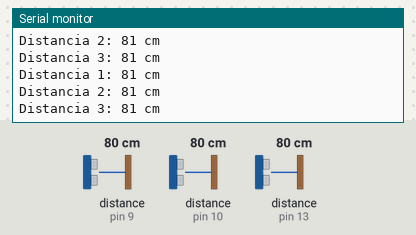
Simulated run of this sketch. Board: Arduino Uno, built with avr-gcc and run on an emulated ATmega328P. Shown: the last lines printed to the serial monitor. The inputs (shaded band) are chosen by the test bench; at power-on: distance to the obstacle (sensors on pin 9, pin 10, pin 13) 80 cm. The echo pulse lasts 58.3 µs per cm.

Above: at 1.4 s.
1.5 s: distance to the obstacle (sensor on pin 9) set to 2 cm
At 2.2 s:
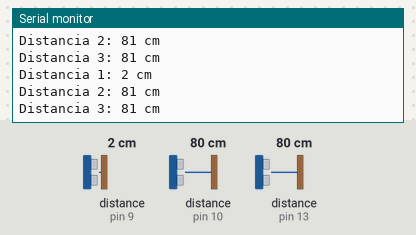
3.0 s: distance to the obstacle (sensor on pin 10) set to 2 cm
At 3.9 s:
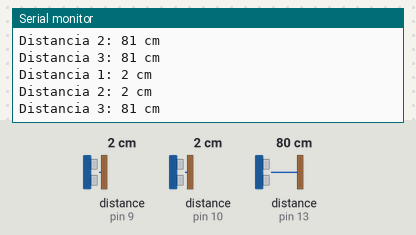
4.5 s: distance to the obstacle (sensor on pin 13) set to 2 cm
At 5.0 s:
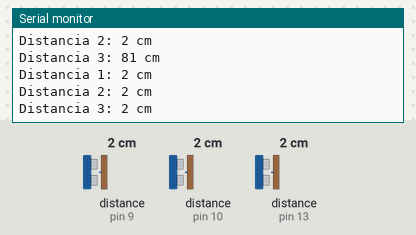
6.0 s: distance to the obstacle (sensor on pin 9) set to 4 cm
At 6.6 s:
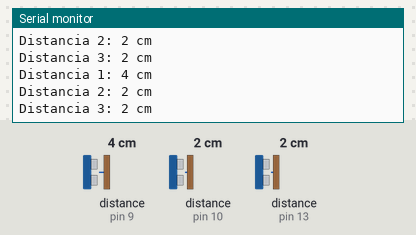
7.5 s: distance to the obstacle (sensor on pin 10) set to 120 cm
At 8.3 s:
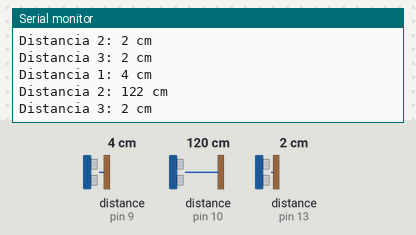
10.7 s: distance to the obstacle (sensor on pin 13) set to 4 cm
At 11.7 s:
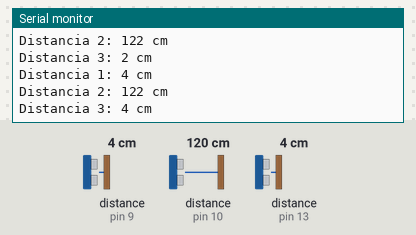
Timing chart, 0 to 13.2 s (numbered marks = the images above; inputs shaded):
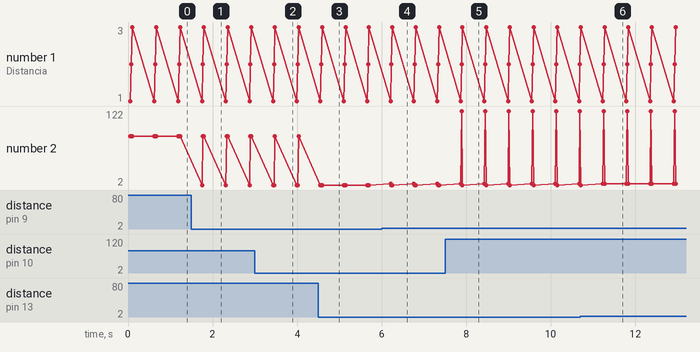

The sketch:

ultrasoniditos.ino
```cpp
#include <NewPing.h>

#define TRIGGER_PIN  8  // Pin de disparo para los tres sensores
#define ECHO_PIN1   9  // Pin de eco del primer sensor
#define ECHO_PIN2    10  // Pin de eco del segundo sensor
#define ECHO_PIN3    13  // Pin de eco del tercer sensor
#define MAX_DISTANCE 200 // Distancia máxima en centímetros para medir

NewPing sonar1(TRIGGER_PIN, ECHO_PIN1, MAX_DISTANCE);  // Objeto del primer sensor
NewPing sonar2(TRIGGER_PIN, ECHO_PIN2, MAX_DISTANCE);  // Objeto del segundo sensor
NewPing sonar3(TRIGGER_PIN, ECHO_PIN3, MAX_DISTANCE);  // Objeto del tercer sensor

void setup() {
  Serial.begin(9600);  // Iniciar comunicación serie para imprimir por pantalla
}

void loop() {
  delay(50);  // Pequeña pausa para estabilizar las lecturas

  // Leer distancia del primer sensor
  unsigned int distance1 = sonar1.ping_cm();
  Serial.print("Distancia 1: ");
  Serial.print(distance1);
  Serial.println(" cm");

  // Leer distancia del segundo sensor
  unsigned int distance2 = sonar2.ping_cm();
  Serial.print("Distancia 2: ");
  Serial.print(distance2);
  Serial.println(" cm");

  // Leer distancia del tercer sensor
  unsigned int distance3 = sonar3.ping_cm();
  Serial.print("Distancia 3: ");
  Serial.print(distance3);
  Serial.println(" cm");

  Serial.println();  // Línea en blanco para separar las lecturas

  delay(500);  // Pequeña pausa antes de realizar la siguiente lectura
}
```

Measured:
- after the input at 1.5 s, the serial monitor: prints a new line after 0.25 s (image 1)
- after the input at 3.0 s, the serial monitor: prints a new line after 0.46 s (image 2)
- after the input at 4.5 s, the serial monitor: prints a new line after 0.09 s (image 3)
- after the input at 6.0 s, the serial monitor: prints a new line after 0.21 s (image 4)
- after the input at 7.5 s, the serial monitor: prints a new line after 0.39 s (image 5)
- after the input at 10.7 s, the serial monitor: prints a new line after 0.57 s (image 6)
- plotted number 2: 2 → 122 after the input at 7.5 s
